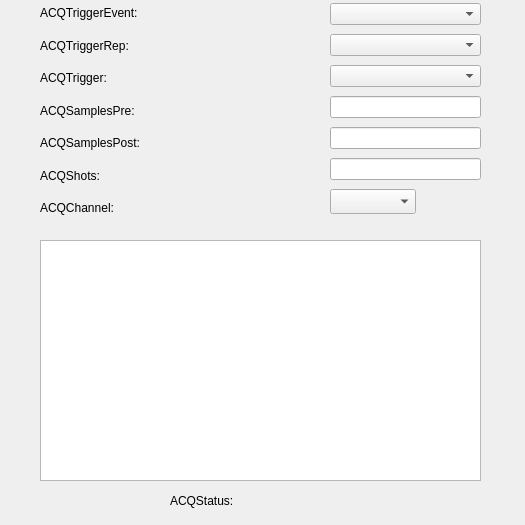
<?xml version="1.0" encoding="UTF-8"?>
<ui version="4.0">
 <class>Dialog</class>
 <widget class="QDialog" name="Dialog">
  <property name="geometry">
   <rect>
    <x>0</x>
    <y>0</y>
    <width>525</width>
    <height>525</height>
   </rect>
  </property>
  <property name="windowTitle">
   <string>Dialog</string>
  </property>
  <widget class="QWidget" name="verticalLayoutWidget">
   <property name="geometry">
    <rect>
     <x>40</x>
     <y>0</y>
     <width>141</width>
     <height>221</height>
    </rect>
   </property>
   <layout class="QVBoxLayout" name="verticalLayout_2">
    <item>
     <widget class="QLabel" name="label_2">
      <property name="text">
       <string>ACQTriggerEvent:</string>
      </property>
     </widget>
    </item>
    <item>
     <widget class="QLabel" name="label_7">
      <property name="text">
       <string>ACQTriggerRep:</string>
      </property>
     </widget>
    </item>
    <item>
     <widget class="QLabel" name="label_8">
      <property name="text">
       <string>ACQTrigger:</string>
      </property>
     </widget>
    </item>
    <item>
     <widget class="QLabel" name="label">
      <property name="text">
       <string>ACQSamplesPre:</string>
      </property>
     </widget>
    </item>
    <item>
     <widget class="QLabel" name="label_4">
      <property name="text">
       <string>ACQSamplesPost:</string>
      </property>
     </widget>
    </item>
    <item>
     <widget class="QLabel" name="label_5">
      <property name="text">
       <string>ACQShots:</string>
      </property>
     </widget>
    </item>
    <item>
     <widget class="QLabel" name="label_6">
      <property name="text">
       <string>ACQChannel:</string>
      </property>
     </widget>
    </item>
   </layout>
  </widget>
  <widget class="QWidget" name="verticalLayoutWidget_2">
   <property name="geometry">
    <rect>
     <x>200</x>
     <y>0</y>
     <width>121</width>
     <height>221</height>
    </rect>
   </property>
   <layout class="QVBoxLayout" name="verticalLayout_3">
    <item>
     <widget class="PyDMLabel" name="PyDMLabel">
      <property name="toolTip">
       <string/>
      </property>
      <property name="channel" stdset="0">
       <string>XX-22SL19:DI-FOFB:ACQTriggerEvent-Sel</string>
      </property>
     </widget>
    </item>
    <item>
     <widget class="PyDMLabel" name="PyDMLabel_8">
      <property name="toolTip">
       <string/>
      </property>
      <property name="channel" stdset="0">
       <string>XX-22SL19:DI-FOFB:ACQTriggerRep-Sel</string>
      </property>
     </widget>
    </item>
    <item>
     <widget class="PyDMLabel" name="PyDMLabel_2">
      <property name="toolTip">
       <string/>
      </property>
      <property name="channel" stdset="0">
       <string>XX-22SL19:DI-FOFB:ACQTrigger-Sel</string>
      </property>
     </widget>
    </item>
    <item>
     <widget class="PyDMLabel" name="PyDMLabel_4">
      <property name="toolTip">
       <string/>
      </property>
      <property name="channel" stdset="0">
       <string>XX-22SL19:DI-FOFB:ACQSamplesPre-SP</string>
      </property>
     </widget>
    </item>
    <item>
     <widget class="PyDMLabel" name="PyDMLabel_5">
      <property name="toolTip">
       <string/>
      </property>
      <property name="channel" stdset="0">
       <string>XX-22SL19:DI-FOFB:ACQSamplesPost-SP</string>
      </property>
     </widget>
    </item>
    <item>
     <widget class="PyDMLabel" name="PyDMLabel_6">
      <property name="toolTip">
       <string/>
      </property>
      <property name="channel" stdset="0">
       <string>XX-22SL19:DI-FOFB:ACQShots-SP</string>
      </property>
     </widget>
    </item>
    <item>
     <widget class="PyDMLabel" name="PyDMLabel_7">
      <property name="toolTip">
       <string/>
      </property>
      <property name="channel" stdset="0">
       <string>XX-22SL19:DI-FOFB:ACQChannel-Sel</string>
      </property>
     </widget>
    </item>
   </layout>
  </widget>
  <widget class="QWidget" name="verticalLayoutWidget_3">
   <property name="geometry">
    <rect>
     <x>330</x>
     <y>0</y>
     <width>151</width>
     <height>223</height>
    </rect>
   </property>
   <layout class="QVBoxLayout" name="verticalLayout">
    <item>
     <widget class="PyDMEnumComboBox" name="PyDMEnumComboBox_4">
      <property name="toolTip">
       <string/>
      </property>
      <property name="channel" stdset="0">
       <string>XX-22SL19:DI-FOFB:ACQTriggerEvent-Sel</string>
      </property>
     </widget>
    </item>
    <item>
     <widget class="PyDMEnumComboBox" name="PyDMEnumComboBox_2">
      <property name="toolTip">
       <string/>
      </property>
      <property name="channel" stdset="0">
       <string>XX-22SL19:DI-FOFB:ACQTriggerRep-Sel</string>
      </property>
     </widget>
    </item>
    <item>
     <widget class="PyDMEnumComboBox" name="PyDMEnumComboBox_3">
      <property name="toolTip">
       <string/>
      </property>
      <property name="channel" stdset="0">
       <string>XX-22SL19:DI-FOFB:ACQTrigger-Sel</string>
      </property>
     </widget>
    </item>
    <item>
     <widget class="PyDMLineEdit" name="PyDMLineEdit_3">
      <property name="toolTip">
       <string/>
      </property>
      <property name="channel" stdset="0">
       <string>XX-22SL19:DI-FOFB:ACQSamplesPre-SP</string>
      </property>
     </widget>
    </item>
    <item>
     <widget class="PyDMLineEdit" name="PyDMLineEdit">
      <property name="toolTip">
       <string/>
      </property>
      <property name="channel" stdset="0">
       <string>XX-22SL19:DI-FOFB:ACQSamplesPost-SP</string>
      </property>
     </widget>
    </item>
    <item>
     <widget class="PyDMLineEdit" name="PyDMLineEdit_4">
      <property name="toolTip">
       <string/>
      </property>
      <property name="channel" stdset="0">
       <string>XX-22SL19:DI-FOFB:ACQShots-SP</string>
      </property>
     </widget>
    </item>
    <item>
     <widget class="PyDMEnumComboBox" name="PyDMEnumComboBox">
      <property name="minimumSize">
       <size>
        <width>86</width>
        <height>25</height>
       </size>
      </property>
      <property name="maximumSize">
       <size>
        <width>86</width>
        <height>25</height>
       </size>
      </property>
      <property name="toolTip">
       <string/>
      </property>
      <property name="channel" stdset="0">
       <string>XX-22SL19:DI-FOFB:ACQChannel-Sel</string>
      </property>
     </widget>
    </item>
   </layout>
  </widget>
  <widget class="QLabel" name="label_3">
   <property name="geometry">
    <rect>
     <x>170</x>
     <y>490</y>
     <width>81</width>
     <height>22</height>
    </rect>
   </property>
   <property name="text">
    <string>ACQStatus:</string>
   </property>
  </widget>
  <widget class="PyDMLabel" name="PyDMLabel_3">
   <property name="geometry">
    <rect>
     <x>270</x>
     <y>490</y>
     <width>91</width>
     <height>22</height>
    </rect>
   </property>
   <property name="toolTip">
    <string/>
   </property>
   <property name="channel" stdset="0">
    <string>XX-22SL19:DI-FOFB:ACQStatus-Sts</string>
   </property>
  </widget>
  <widget class="PyDMWaveformPlot" name="PyDMWaveformPlot">
   <property name="geometry">
    <rect>
     <x>40</x>
     <y>240</y>
     <width>441</width>
     <height>241</height>
    </rect>
   </property>
   <property name="toolTip">
    <string/>
   </property>
   <property name="yAxes">
    <stringlist>
     <string>{&quot;name&quot;: &quot;Axis 1&quot;, &quot;orientation&quot;: &quot;left&quot;, &quot;minRange&quot;: -1.0, &quot;maxRange&quot;: 1.0, &quot;autoRange&quot;: true}</string>
    </stringlist>
   </property>
   <property name="curves">
    <stringlist>
     <string>{&quot;y_channel&quot;: &quot;XX-22SL19:DI-FOFB:GEN_CH2ArrayData&quot;, &quot;x_channel&quot;: null, &quot;name&quot;: &quot;&quot;, &quot;color&quot;: &quot;white&quot;, &quot;lineStyle&quot;: 1, &quot;lineWidth&quot;: 1, &quot;symbol&quot;: null, &quot;symbolSize&quot;: 10, &quot;yAxisName&quot;: &quot;Axis 1&quot;, &quot;redraw_mode&quot;: 2}</string>
    </stringlist>
   </property>
  </widget>
 </widget>
 <customwidgets>
  <customwidget>
   <class>PyDMLabel</class>
   <extends>QLabel</extends>
   <header>pydm.widgets.label</header>
  </customwidget>
  <customwidget>
   <class>PyDMWaveformPlot</class>
   <extends>QGraphicsView</extends>
   <header>pydm.widgets.waveformplot</header>
  </customwidget>
  <customwidget>
   <class>PyDMEnumComboBox</class>
   <extends>QComboBox</extends>
   <header>pydm.widgets.enum_combo_box</header>
  </customwidget>
  <customwidget>
   <class>PyDMLineEdit</class>
   <extends>QLineEdit</extends>
   <header>pydm.widgets.line_edit</header>
  </customwidget>
 </customwidgets>
 <resources/>
 <connections/>
</ui>
